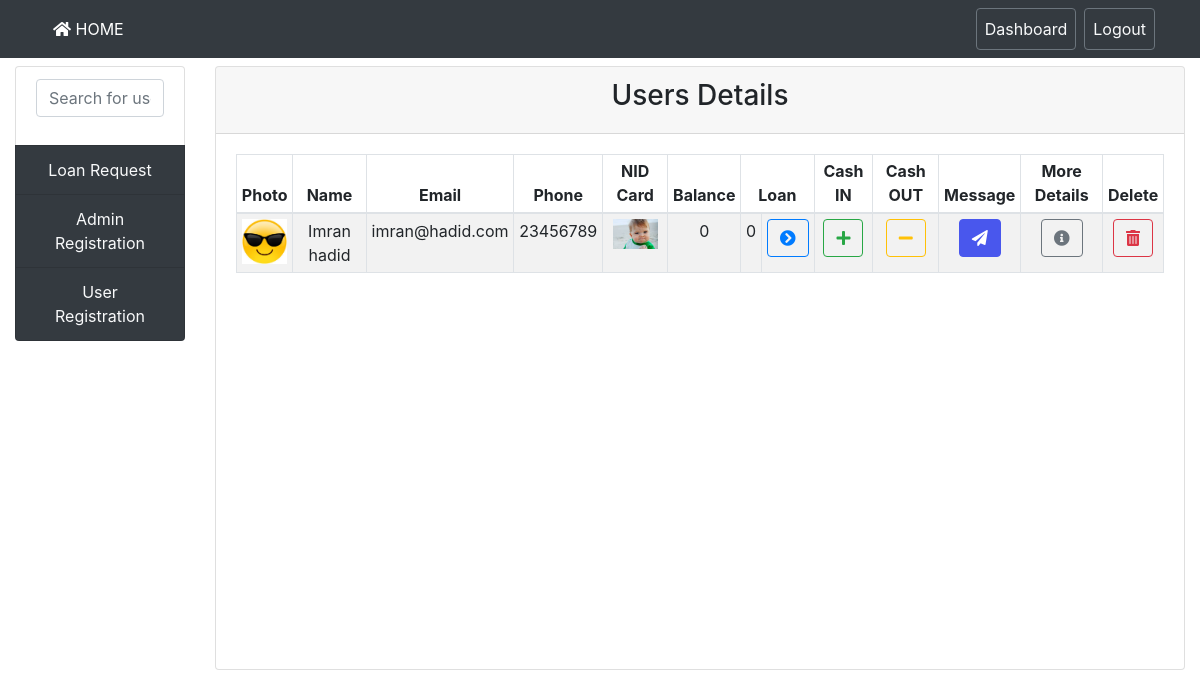
The page /admin_dashboard.php (signed in) on the database as committed earlier.
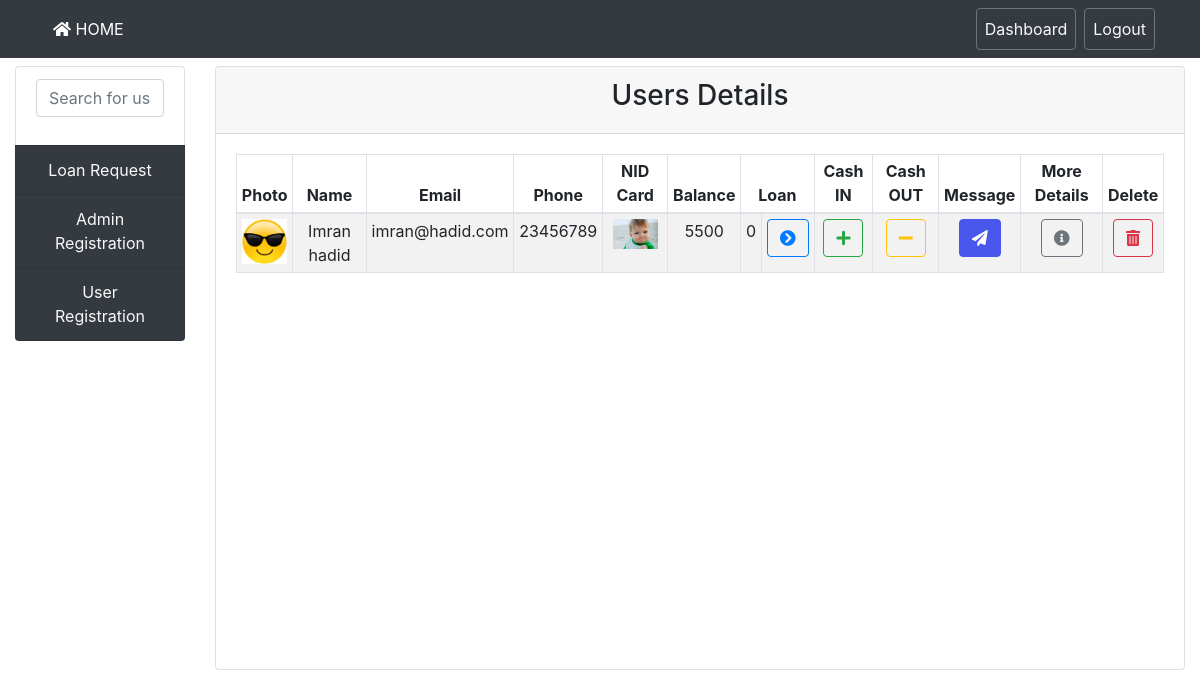
The same page on the database as committed later.
### tables this page shows
CREATE TABLE `user_info` (
  `id` int(11) NOT NULL,
  `userName` varchar(50) NOT NULL,
  `userEmail` varchar(50) NOT NULL,
  `userPhone` varchar(20) NOT NULL,
  `userPhoto` varchar(60) NOT NULL,
  `userNid` varchar(60) NOT NULL,
  `userReference` text NOT NULL,
  `userUsername` varchar(30) NOT NULL,
  `userPassword` varchar(200) NOT NULL
);

CREATE TABLE `user_data` (
  `id` int(11) NOT NULL,
  `username` varchar(50) NOT NULL,
  `money` int(11) NOT NULL,
  `loan` int(11) NOT NULL,
  `loanInterest` int(11) NOT NULL,
  `loanTotal` int(11) NOT NULL
);

### admin_dashboard.php (the view, shortened to what the changed rows need)
<?php
require 'config.php';
?>
<!DOCTYPE html>
<html>
<head>
	<link rel="stylesheet" href="asset/css/bootstrap.min.css">
	<link rel="stylesheet" href="asset/css/style.css">
	<link rel="stylesheet" href="https://use.fontawesome.com/releases/v5.0.8/css/solid.css">
	<link rel="stylesheet" href="https://use.fontawesome.com/releases/v5.0.8/css/fontawesome.css">
</head>
<body class="text-center">
	<?php
		$UD_data = array();
		$UD_sqlquery = "SELECT * FROM `user_info` INNER JOIN `user_data` ON `user_info`.`userUsername` = `user_data`.`username`";
		if ($UD_result = $conn->query($UD_sqlquery)) {
			while ($UD_rows = $UD_result->fetch_array(MYSQLI_ASSOC)) {
				$UD_data[] = $UD_rows;
			}
		}
	?>
	<main role="main" class="container-fluid">
		<div class="row">
			<div class="col-sm-10 col-md-10 mt-2">
				<div class="card">
					<div class="card-body depoMoney">
						<table class="table table-hover table-sm table-bordered table-striped">
							<thead>
								<tr>
									<th scope="col">Photo</th>
									<th scope="col">Name</th>
									<th scope="col">Email</th>
									<th scope="col">Phone</th>
									<th scope="col">NID Card</th>
									<th scope="col">Balance</th>
									<th scope="col" colspan="2">Loan</th>
									<th scope="col">Cash IN</th>
									<th scope="col">Cash OUT</th>
									<th scope="col">Message</th>
									<th scope="col">More Details</th>
									<th scope="col">Delete</th>
								</tr>
							</thead>
							<tbody id="searchUserList">
								<?php
								foreach ($UD_data as $UD_row) {
									echo "<tr>";
									echo '<td><img class="userPhoto" src="asset/img/userphoto/'.$UD_row['userPhoto'].'" alt="'.ucfirst($UD_row['userName']).'"></td>';
									echo "<td>" . ucfirst($UD_row['userName']) . "</td>";
									echo "<td>" . $UD_row['userEmail'] . "</td>";
									echo "<td>" . $UD_row['userPhone'] . "</td>";
									echo '<td><img class="userPhoto" src="asset/img/usernid/'.$UD_row['userNid'].'" alt=""></td>';
									echo "<td>" . $UD_row['money'] . "</td>";
									echo "<td>" . $UD_row['loan'] . "</td>";
									echo '
										<td>
											<a href="admin_loan_process.php?name='.$UD_row['userUsername'].'" class="btn btn-outline-primary">
												<i class="fas fa-chevron-circle-right"></i>
											</a>
										</td>
									';
									echo '
										<td>
											<a href="admin_cash_in.php?id='.$UD_row['id'].'" class="btn btn-outline-success">
												<i class="fas fa-plus"></i>
											</a>
										</td>
										<td>
											<a href="admin_cash_out.php?id='.$UD_row['id'].'" class="btn btn-outline-warning">
												<i class="fas fa-minus"></i>
											</a>
										</td>
									';
									echo '<td>
										<a href="admin_message.php?name='.$UD_row['userUsername'].'" class="btn btn-text">
											<i class="fas fa-paper-plane"></i>
										</a>
									</td>';
									echo '<td>
										<a href="admin_userDetails.php?name='.$UD_row['userUsername'].'" class="btn btn-outline-secondary">
											<i class="fas fa-info-circle"></i>
										</a>
									</td>';
									echo '
									<td>
										<button type="button" id="userDelete" class="btn btn-outline-danger" onclick="userRemove(\''.$UD_row['id'].'\',\''.$UD_row['userPhoto'].'\',\''.$UD_row['userNid'].'\')" data-toggle="modal" data-target="#AMSModalDeleteUser">
											<i class="fas fa-trash-alt"></i>
										</button>
									</td>
									';
									echo "</tr>";
								}
								?>
							</tbody>
						</table>
					</div>
				</div>
			</div>
		</div>
	</main>
</body>
</html>

Rows that differ between the two databases and show on the page:
changed through a linked row, user_info "Imran hadid": user_data.money "0" → "5500"
